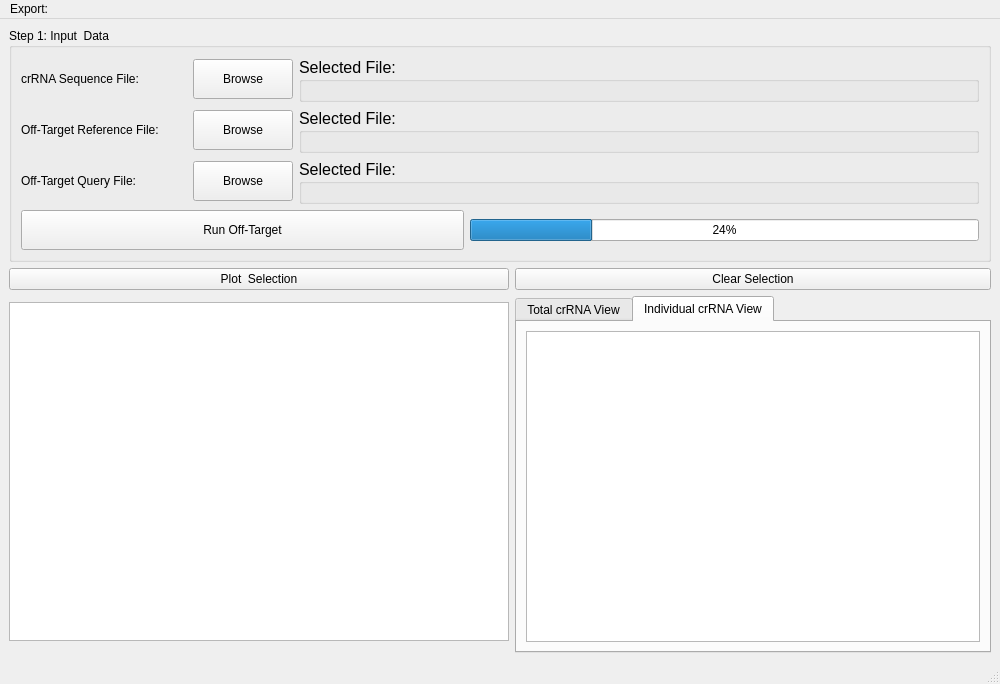
<?xml version="1.0" encoding="UTF-8"?>
<ui version="4.0">
 <class>MainWindow</class>
 <widget class="QMainWindow" name="MainWindow">
  <property name="geometry">
   <rect>
    <x>0</x>
    <y>0</y>
    <width>1000</width>
    <height>684</height>
   </rect>
  </property>
  <property name="windowTitle">
   <string>MainWindow</string>
  </property>
  <widget class="QWidget" name="centralwidget">
   <layout class="QGridLayout" name="gridLayout">
    <item row="2" column="2" rowspan="4" colspan="2">
     <widget class="QTabWidget" name="tabWidget">
      <property name="minimumSize">
       <size>
        <width>400</width>
        <height>300</height>
       </size>
      </property>
      <property name="currentIndex">
       <number>1</number>
      </property>
      <widget class="QWidget" name="tab">
       <attribute name="title">
        <string>Total crRNA View</string>
       </attribute>
       <layout class="QGridLayout" name="gridLayout_4">
        <item row="1" column="0">
         <widget class="QGraphicsView" name="total_crRNA"/>
        </item>
       </layout>
      </widget>
      <widget class="QWidget" name="tab_2">
       <attribute name="title">
        <string>Individual crRNA View</string>
       </attribute>
       <layout class="QGridLayout" name="gridLayout_5">
        <item row="0" column="0">
         <widget class="QGraphicsView" name="single_crRNA"/>
        </item>
       </layout>
      </widget>
     </widget>
    </item>
    <item row="1" column="2" colspan="2">
     <widget class="QPushButton" name="clear_selection">
      <property name="text">
       <string>Clear Selection</string>
      </property>
     </widget>
    </item>
    <item row="3" column="0" colspan="2">
     <widget class="QTableWidget" name="crRNA_table">
      <property name="minimumSize">
       <size>
        <width>500</width>
        <height>300</height>
       </size>
      </property>
     </widget>
    </item>
    <item row="0" column="0" colspan="4">
     <widget class="QGroupBox" name="groupBox">
      <property name="maximumSize">
       <size>
        <width>10000000</width>
        <height>250</height>
       </size>
      </property>
      <property name="title">
       <string>Step 1: Input  Data</string>
      </property>
      <layout class="QGridLayout" name="gridLayout_2">
       <item row="0" column="2" colspan="4">
        <widget class="QGroupBox" name="groupBox_1">
         <property name="minimumSize">
          <size>
           <width>0</width>
           <height>45</height>
          </size>
         </property>
         <property name="maximumSize">
          <size>
           <width>16777215</width>
           <height>45</height>
          </size>
         </property>
         <property name="font">
          <font>
           <pointsize>12</pointsize>
          </font>
         </property>
         <property name="title">
          <string>Selected File:</string>
         </property>
         <property name="flat">
          <bool>false</bool>
         </property>
         <layout class="QGridLayout" name="gridLayout_3">
          <property name="topMargin">
           <number>1</number>
          </property>
          <property name="rightMargin">
           <number>12</number>
          </property>
          <property name="bottomMargin">
           <number>1</number>
          </property>
          <item row="0" column="0">
           <widget class="QLabel" name="path_1">
            <property name="font">
             <font>
              <pointsize>12</pointsize>
             </font>
            </property>
            <property name="text">
             <string/>
            </property>
           </widget>
          </item>
         </layout>
        </widget>
       </item>
       <item row="4" column="0">
        <widget class="QLabel" name="label_3">
         <property name="maximumSize">
          <size>
           <width>16777215</width>
           <height>40</height>
          </size>
         </property>
         <property name="text">
          <string>Off-Target Query File:</string>
         </property>
        </widget>
       </item>
       <item row="4" column="2" colspan="4">
        <widget class="QGroupBox" name="groupBox_3">
         <property name="minimumSize">
          <size>
           <width>0</width>
           <height>45</height>
          </size>
         </property>
         <property name="maximumSize">
          <size>
           <width>16777215</width>
           <height>45</height>
          </size>
         </property>
         <property name="font">
          <font>
           <pointsize>12</pointsize>
          </font>
         </property>
         <property name="title">
          <string>Selected File:</string>
         </property>
         <layout class="QGridLayout" name="gridLayout_7">
          <property name="topMargin">
           <number>1</number>
          </property>
          <property name="bottomMargin">
           <number>1</number>
          </property>
          <item row="0" column="0">
           <widget class="QLabel" name="path_3">
            <property name="font">
             <font>
              <pointsize>12</pointsize>
             </font>
            </property>
            <property name="text">
             <string/>
            </property>
           </widget>
          </item>
         </layout>
        </widget>
       </item>
       <item row="4" column="1">
        <widget class="QPushButton" name="browse_3">
         <property name="maximumSize">
          <size>
           <width>100</width>
           <height>40</height>
          </size>
         </property>
         <property name="text">
          <string>Browse</string>
         </property>
        </widget>
       </item>
       <item row="2" column="2" colspan="4">
        <widget class="QGroupBox" name="groupBox_2">
         <property name="minimumSize">
          <size>
           <width>0</width>
           <height>45</height>
          </size>
         </property>
         <property name="maximumSize">
          <size>
           <width>16777215</width>
           <height>45</height>
          </size>
         </property>
         <property name="font">
          <font>
           <pointsize>12</pointsize>
          </font>
         </property>
         <property name="title">
          <string>Selected File:</string>
         </property>
         <layout class="QGridLayout" name="gridLayout_6">
          <property name="topMargin">
           <number>1</number>
          </property>
          <property name="bottomMargin">
           <number>1</number>
          </property>
          <item row="0" column="0">
           <widget class="QLabel" name="path_2">
            <property name="minimumSize">
             <size>
              <width>0</width>
              <height>0</height>
             </size>
            </property>
            <property name="font">
             <font>
              <pointsize>12</pointsize>
             </font>
            </property>
            <property name="text">
             <string/>
            </property>
           </widget>
          </item>
         </layout>
        </widget>
       </item>
       <item row="2" column="1">
        <widget class="QPushButton" name="browse_2">
         <property name="maximumSize">
          <size>
           <width>100</width>
           <height>40</height>
          </size>
         </property>
         <property name="text">
          <string>Browse</string>
         </property>
        </widget>
       </item>
       <item row="5" column="3" rowspan="2" colspan="3">
        <widget class="QProgressBar" name="progressBar">
         <property name="minimumSize">
          <size>
           <width>430</width>
           <height>0</height>
          </size>
         </property>
         <property name="value">
          <number>24</number>
         </property>
        </widget>
       </item>
       <item row="0" column="1">
        <widget class="QPushButton" name="browse_1">
         <property name="maximumSize">
          <size>
           <width>100</width>
           <height>40</height>
          </size>
         </property>
         <property name="text">
          <string>Browse</string>
         </property>
        </widget>
       </item>
       <item row="2" column="0">
        <widget class="QLabel" name="label_2">
         <property name="maximumSize">
          <size>
           <width>16777215</width>
           <height>40</height>
          </size>
         </property>
         <property name="text">
          <string>Off-Target Reference File:</string>
         </property>
        </widget>
       </item>
       <item row="0" column="0">
        <widget class="QLabel" name="label">
         <property name="maximumSize">
          <size>
           <width>16777215</width>
           <height>40</height>
          </size>
         </property>
         <property name="text">
          <string>crRNA Sequence File:</string>
         </property>
        </widget>
       </item>
       <item row="5" column="0" rowspan="2" colspan="3">
        <widget class="QPushButton" name="run_OT">
         <property name="minimumSize">
          <size>
           <width>215</width>
           <height>40</height>
          </size>
         </property>
         <property name="text">
          <string>Run Off-Target</string>
         </property>
        </widget>
       </item>
      </layout>
     </widget>
    </item>
    <item row="1" column="0" colspan="2">
     <widget class="QPushButton" name="plot_selection">
      <property name="text">
       <string>Plot  Selection</string>
      </property>
     </widget>
    </item>
   </layout>
  </widget>
  <widget class="QMenuBar" name="menubar">
   <property name="geometry">
    <rect>
     <x>0</x>
     <y>0</y>
     <width>1000</width>
     <height>24</height>
    </rect>
   </property>
   <widget class="QMenu" name="menuExport">
    <property name="title">
     <string>Export:</string>
    </property>
    <addaction name="actionSelected_crRNAs_to_CSV"/>
    <addaction name="actionAll_crRNAs_to_CSV"/>
   </widget>
   <addaction name="menuExport"/>
  </widget>
  <widget class="QStatusBar" name="statusbar"/>
  <action name="actionSelected_crRNAs_to_CSV">
   <property name="text">
    <string>Selected crRNAs to CSV</string>
   </property>
  </action>
  <action name="actionAll_crRNAs_to_CSV">
   <property name="text">
    <string>All crRNAs to CSV</string>
   </property>
  </action>
 </widget>
 <resources/>
 <connections/>
</ui>
